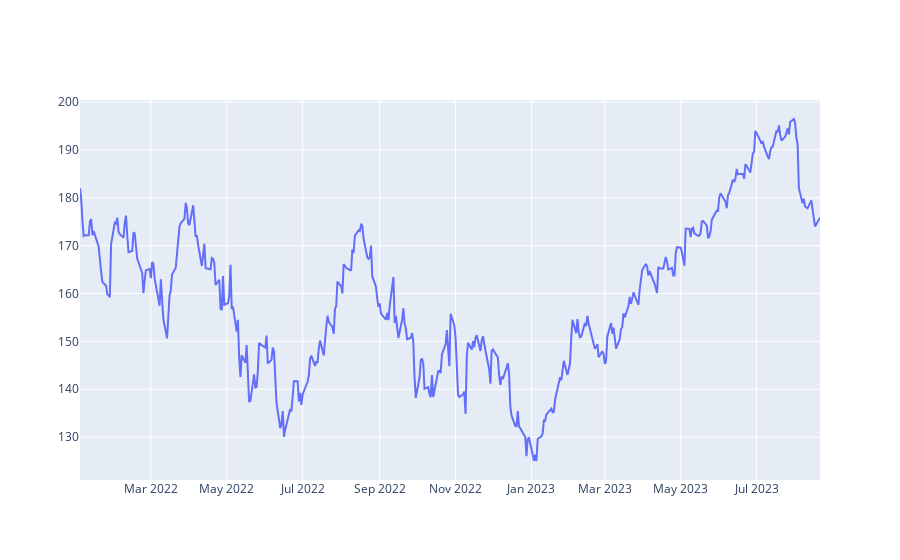

This figure's notebook cell:
### Code cell
fig.add_scatter(x=aapl.index, y=aapl.Close, name='Close')

### Figure 1 — Plotly figure (JSON) as saved in the notebook; plotly's stock layout.template omitted (floating-point values rounded to 4 significant figures; data arrays with more than 128 entries replaced by an {"elided": "..."} marker saying what was removed)
{"data": [{"name": "Close", "type": "scatter", "x": {"elided": "410 str values"}, "y": {"elided": "410 float values"}}], "layout": {"autosize": true, "xaxis": {"autorange": true, "range": ["2022-01-03", "2023-08-21"], "type": "date"}, "yaxis": {"autorange": true, "range": [121.1, 200.4], "type": "linear"}}}
